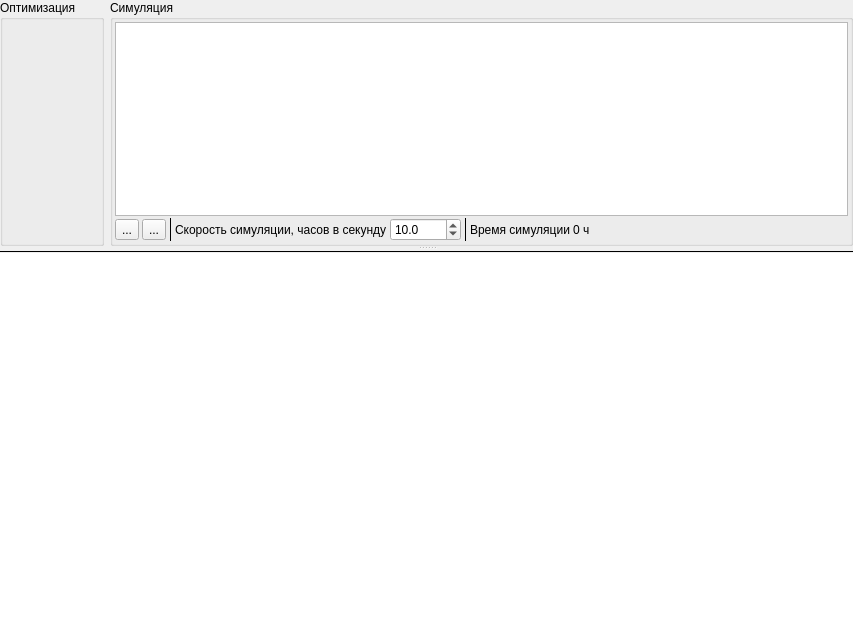
<?xml version="1.0" encoding="UTF-8"?>
<ui version="4.0">
 <class>MainWindow</class>
 <widget class="QMainWindow" name="MainWindow">
  <property name="geometry">
   <rect>
    <x>0</x>
    <y>0</y>
    <width>853</width>
    <height>643</height>
   </rect>
  </property>
  <property name="acceptDrops">
   <bool>true</bool>
  </property>
  <property name="windowTitle">
   <string>StrawberryShip</string>
  </property>
  <property name="windowIcon">
   <iconset resource="../resources/data.qrc">
    <normaloff>:/app.ico</normaloff>:/app.ico</iconset>
  </property>
  <widget class="QWidget" name="centralwidget">
   <layout class="QGridLayout" name="gridLayout">
    <property name="leftMargin">
     <number>0</number>
    </property>
    <property name="topMargin">
     <number>0</number>
    </property>
    <property name="rightMargin">
     <number>0</number>
    </property>
    <property name="bottomMargin">
     <number>0</number>
    </property>
    <property name="spacing">
     <number>0</number>
    </property>
    <item row="0" column="0">
     <widget class="QSplitter" name="splitter">
      <property name="orientation">
       <enum>Qt::Vertical</enum>
      </property>
      <property name="childrenCollapsible">
       <bool>false</bool>
      </property>
      <widget class="QWidget" name="horizontalLayoutWidget">
       <layout class="QHBoxLayout" name="horizontalLayout" stretch="0,1">
        <item>
         <widget class="QGroupBox" name="groupBox_optimisation">
          <property name="title">
           <string>Оптимизация</string>
          </property>
          <layout class="QGridLayout" name="gridLayout_2">
           <property name="leftMargin">
            <number>2</number>
           </property>
           <property name="topMargin">
            <number>2</number>
           </property>
           <property name="rightMargin">
            <number>2</number>
           </property>
           <property name="bottomMargin">
            <number>2</number>
           </property>
           <property name="spacing">
            <number>2</number>
           </property>
          </layout>
         </widget>
        </item>
        <item>
         <widget class="QGroupBox" name="groupBox_simulation">
          <property name="title">
           <string>Симуляция</string>
          </property>
          <layout class="QGridLayout" name="gridLayout_3">
           <property name="leftMargin">
            <number>2</number>
           </property>
           <property name="topMargin">
            <number>2</number>
           </property>
           <property name="rightMargin">
            <number>2</number>
           </property>
           <property name="bottomMargin">
            <number>2</number>
           </property>
           <property name="spacing">
            <number>2</number>
           </property>
           <item row="0" column="0">
            <layout class="QVBoxLayout" name="verticalLayout">
             <item>
              <widget class="IgnoreDndGraphicsView" name="graphicsView">
               <property name="verticalScrollBarPolicy">
                <enum>Qt::ScrollBarAlwaysOff</enum>
               </property>
               <property name="horizontalScrollBarPolicy">
                <enum>Qt::ScrollBarAlwaysOff</enum>
               </property>
               <property name="sizeAdjustPolicy">
                <enum>QAbstractScrollArea::AdjustToContentsOnFirstShow</enum>
               </property>
               <property name="renderHints">
                <set>QPainter::Antialiasing|QPainter::TextAntialiasing</set>
               </property>
              </widget>
             </item>
             <item>
              <layout class="QHBoxLayout" name="horizontalLayout_2">
               <property name="spacing">
                <number>3</number>
               </property>
               <item>
                <widget class="QToolButton" name="tb_startpause">
                 <property name="text">
                  <string>...</string>
                 </property>
                 <property name="icon">
                  <iconset resource="../resources/data.qrc">
                   <normaloff>:/start.png</normaloff>:/start.png</iconset>
                 </property>
                </widget>
               </item>
               <item>
                <widget class="QToolButton" name="tb_stop">
                 <property name="toolTip">
                  <string>Сбросить время симуляции
Ctrl+R</string>
                 </property>
                 <property name="text">
                  <string>...</string>
                 </property>
                 <property name="icon">
                  <iconset resource="../resources/data.qrc">
                   <normaloff>:/stop.png</normaloff>:/stop.png</iconset>
                 </property>
                </widget>
               </item>
               <item>
                <widget class="Line" name="line">
                 <property name="frameShadow">
                  <enum>QFrame::Plain</enum>
                 </property>
                 <property name="orientation">
                  <enum>Qt::Vertical</enum>
                 </property>
                </widget>
               </item>
               <item>
                <widget class="QLabel" name="label">
                 <property name="text">
                  <string>Скорость симуляции, часов в секунду</string>
                 </property>
                </widget>
               </item>
               <item>
                <widget class="QDoubleSpinBox" name="doubleSpinBox_speed">
                 <property name="accelerated">
                  <bool>true</bool>
                 </property>
                 <property name="showGroupSeparator" stdset="0">
                  <bool>false</bool>
                 </property>
                 <property name="decimals">
                  <number>1</number>
                 </property>
                 <property name="minimum">
                  <double>0.100000000000000</double>
                 </property>
                 <property name="maximum">
                  <double>10000.000000000000000</double>
                 </property>
                 <property name="singleStep">
                  <double>1.000000000000000</double>
                 </property>
                 <property name="stepType">
                  <enum>QAbstractSpinBox::DefaultStepType</enum>
                 </property>
                 <property name="value">
                  <double>10.000000000000000</double>
                 </property>
                </widget>
               </item>
               <item>
                <widget class="Line" name="line_2">
                 <property name="frameShadow">
                  <enum>QFrame::Plain</enum>
                 </property>
                 <property name="orientation">
                  <enum>Qt::Vertical</enum>
                 </property>
                </widget>
               </item>
               <item>
                <widget class="QLabel" name="label_2">
                 <property name="text">
                  <string>Время симуляции</string>
                 </property>
                </widget>
               </item>
               <item>
                <widget class="QLabel" name="label_time">
                 <property name="text">
                  <string>0</string>
                 </property>
                </widget>
               </item>
               <item>
                <widget class="QLabel" name="label_4">
                 <property name="text">
                  <string>ч</string>
                 </property>
                </widget>
               </item>
               <item>
                <spacer name="horizontalSpacer">
                 <property name="orientation">
                  <enum>Qt::Horizontal</enum>
                 </property>
                 <property name="sizeHint" stdset="0">
                  <size>
                   <width>40</width>
                   <height>20</height>
                  </size>
                 </property>
                </spacer>
               </item>
              </layout>
             </item>
            </layout>
           </item>
          </layout>
         </widget>
        </item>
       </layout>
      </widget>
      <widget class="QWidget" name="verticalLayoutWidget_2">
       <layout class="QVBoxLayout" name="verticalLayout_2">
        <property name="spacing">
         <number>0</number>
        </property>
        <item>
         <widget class="Line" name="line_3">
          <property name="frameShadow">
           <enum>QFrame::Plain</enum>
          </property>
          <property name="orientation">
           <enum>Qt::Horizontal</enum>
          </property>
         </widget>
        </item>
        <item>
         <widget class="QPlainTextEdit" name="plainTextEdit">
          <property name="frameShape">
           <enum>QFrame::NoFrame</enum>
          </property>
         </widget>
        </item>
       </layout>
      </widget>
     </widget>
    </item>
   </layout>
  </widget>
  <widget class="QMenuBar" name="menubar">
   <property name="geometry">
    <rect>
     <x>0</x>
     <y>0</y>
     <width>853</width>
     <height>21</height>
    </rect>
   </property>
  </widget>
 </widget>
 <customwidgets>
  <customwidget>
   <class>IgnoreDndGraphicsView</class>
   <extends>QGraphicsView</extends>
   <header>ignoredndgraphicsview.h</header>
  </customwidget>
 </customwidgets>
 <resources>
  <include location="../resources/data.qrc"/>
 </resources>
 <connections/>
</ui>
